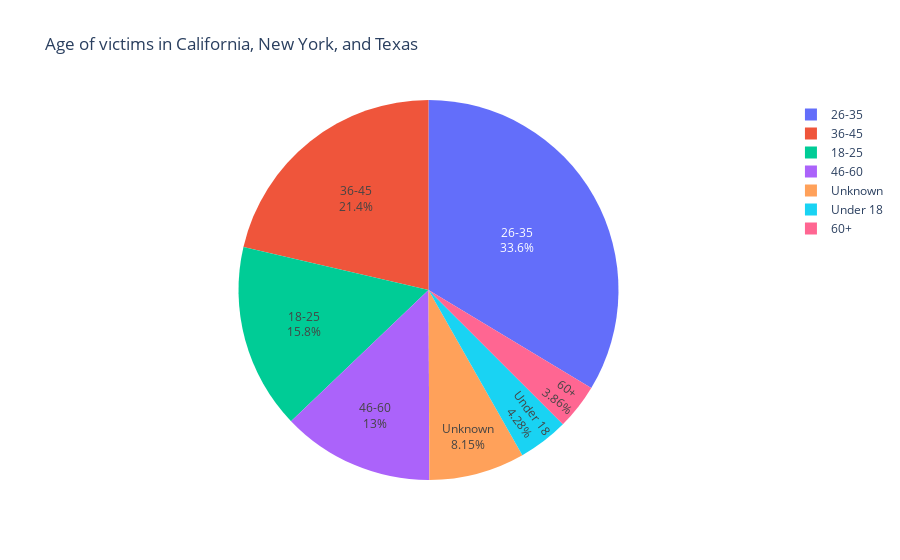

This figure's notebook cell:
### Code cell
# pie chart for age
pie2 = data_age.copy()
pie2 = pie2.drop([0])
pie2 = pie2.drop(columns = ['state', 'total', 'self-reported hate acts', 'Under 18_percent', '18-25_percent', '26-35_percent', '36-45_percent', '46-60_percent', '60+_percent', 'Unknown_percent'])
pie2 = pie2.sum(axis = 0)

fig = px.pie(pie2, values=pie2.values, names=pie2.index, title='Age of victims in California, New York, and Texas')
fig.update_traces(textposition='inside', textinfo='percent+label')

fig.show()

### Figure 1 — Plotly figure (JSON) as saved in the notebook; plotly's stock layout.template omitted (floating-point values rounded to 4 significant figures)
{"data": [{"domain": {"x": [0, 1], "y": [0, 1]}, "hovertemplate": "index=%{label}<br>value=%{value}<extra></extra>", "labels": ["Under 18", "18-25", "26-35", "36-45", "46-60", "60+", "Unknown"], "legendgroup": "", "name": "", "showlegend": true, "textinfo": "percent+label", "textposition": "inside", "type": "pie", "values": [82, 302, 644, 409, 248, 74, 156]}], "layout": {"legend": {"tracegroupgap": 0}, "title": {"text": "Age of victims in California, New York, and Texas"}}}
